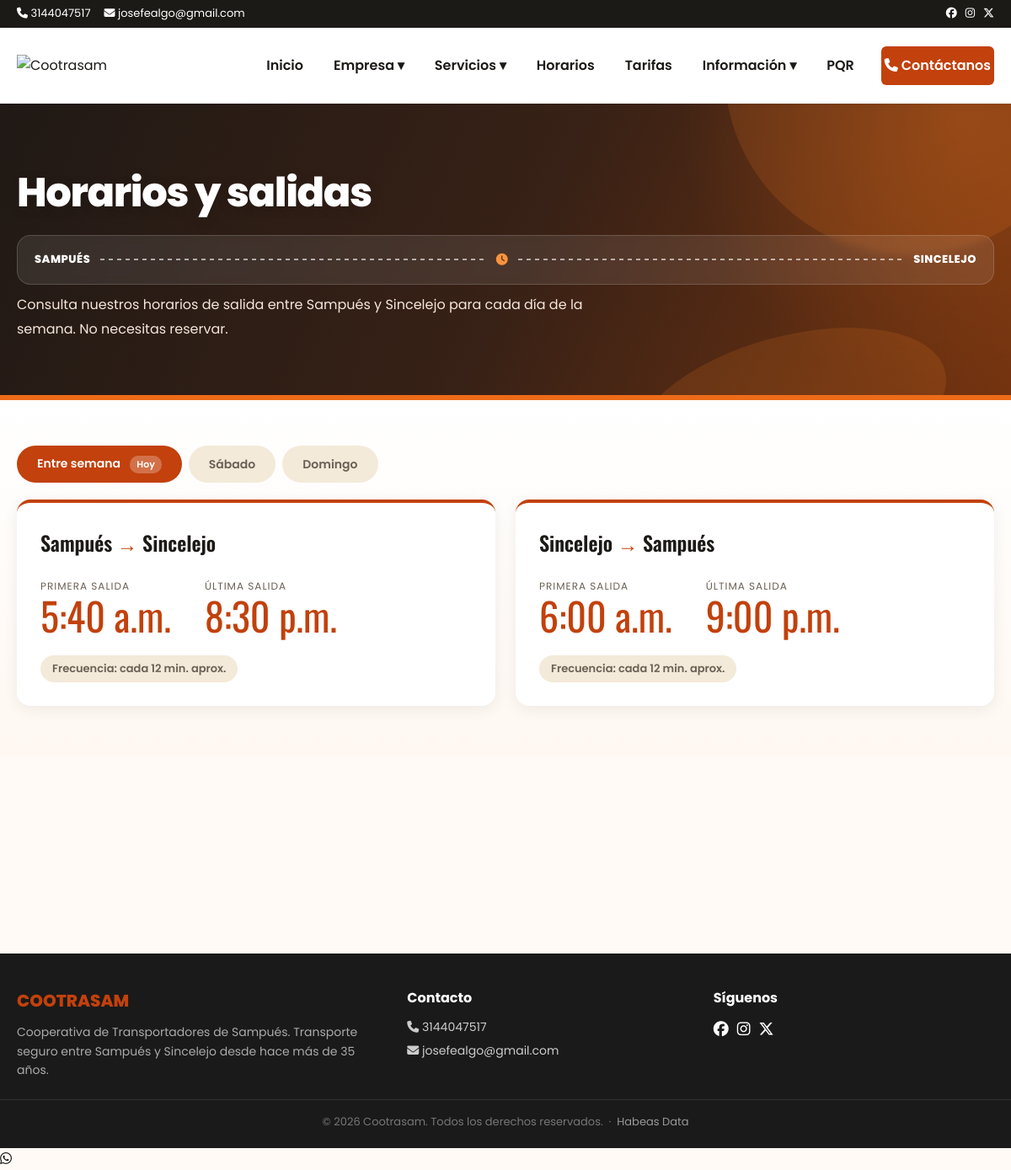
/horarios.php, run on the app's committed database.
### tables this page shows
CREATE TABLE `horarios` (
  `id` int(11) NOT NULL,
  `origen` varchar(20) NOT NULL,
  `tipo_dia` varchar(20) NOT NULL,
  `primera_salida` varchar(20) NOT NULL,
  `ultima_salida` varchar(20) NOT NULL,
  `frecuencia` varchar(50) NOT NULL
);

### horarios.php (the view, shortened to what this page needs)
<?php
require_once __DIR__ . '/conexion.php';
$datos = array(
    'semana' => array(),
    'sabado' => array(),
    'domingo' => array()
);
$resultado = $conexion->query(
    "SELECT * FROM horarios ORDER BY origen"
);
if ($resultado) {
    while ($fila = $resultado->fetch_assoc()) {
        if (isset($datos[$fila['tipo_dia']])) {
            $datos[$fila['tipo_dia']][$fila['origen']] = $fila;
        }
    }
}
$n = (int)date('N');
$dia_hoy = ($n === 6) ? 'sabado' : (($n === 7) ? 'domingo' : 'semana');
function tarjeta($datos, $tipo_dia, $origen, $destino) {
    echo '<div class="hz-card">';
    echo '<div class="hz-ruta">' . htmlspecialchars($origen, ENT_QUOTES, 'UTF-8') .
         ' <span class="hz-flecha">→</span> ' .
         htmlspecialchars($destino, ENT_QUOTES, 'UTF-8') . '</div>';
    if (isset($datos[$tipo_dia][$origen])) {
        $d = $datos[$tipo_dia][$origen];
        echo '<div class="hz-horas">';
        echo '<div><div class="hz-lab">Primera salida</div><div class="hz-big">' .
             htmlspecialchars($d['primera_salida'], ENT_QUOTES, 'UTF-8') .
             '</div></div>';
        echo '<div><div class="hz-lab">Última salida</div><div class="hz-big">' .
             htmlspecialchars($d['ultima_salida'], ENT_QUOTES, 'UTF-8') .
             '</div></div>';
        echo '</div>';
        echo '<span class="hz-chip">Frecuencia: ' .
             htmlspecialchars($d['frecuencia'], ENT_QUOTES, 'UTF-8') .
             '</span>';
    } else {
        echo '<p class="hz-pend">Este horario todavía está por confirmar. Escríbenos y te decimos.</p>';
        echo '<span class="hz-chip hz-chip-pend">Por confirmar</span>';
    }
    echo '</div>';
}
?>
<!DOCTYPE html>
<html lang="es">
<head>
<link rel="stylesheet" href="https://cdnjs.cloudflare.com/ajax/libs/font-awesome/6.5.1/css/all.min.css">
<link rel="stylesheet" href="css/variables.css">
<link rel="stylesheet" href="css/base.css">
<link rel="stylesheet" href="css/nav.css">
<link rel="stylesheet" href="css/paginas.css">
<link rel="stylesheet" href="css/reveal.css">
</head>
<body>
<?php include 'includes/header.php'; ?>
<main>
    <div class="page-banner">
        <div class="container">
            <h1>Horarios y salidas</h1>
            <div class="route-strip" style="color:#fff;">
                <span class="parada">SAMPUÉS</span>
                <span class="via"></span>
                <i class="fa-solid fa-clock"></i>
                <span class="via"></span>
                <span class="parada">SINCELEJO</span>
            </div>
            <p style="margin-top:10px;">
                Consulta nuestros horarios de salida entre Sampués y Sincelejo
                para cada día de la semana. No necesitas reservar.
            </p>
        </div>
    </div>
    <section style="padding:10px 0 60px;background:linear-gradient(180deg,#fff 0%,#fff8f2 100%);">
        <div class="container">
            <div class="hz-tabs" role="tablist">
                <button type="button"
                    class="hz-tab<?php echo $dia_hoy === 'semana' ? ' on' : ''; ?>"
                    data-dia="semana" role="tab">
                    Entre semana
                    <?php if ($dia_hoy === 'semana') echo '<span class="hz-hoy">Hoy</span>'; ?>
                </button>
                <button type="button"
                    class="hz-tab<?php echo $dia_hoy === 'sabado' ? ' on' : ''; ?>"
                    data-dia="sabado" role="tab">
                    Sábado
                </button>
                <button type="button"
                    class="hz-tab<?php echo $dia_hoy === 'domingo' ? ' on' : ''; ?>"
                    data-dia="domingo" role="tab">
                    Domingo
                </button>
            </div>
            <div class="hz-panel" id="hz-semana" role="tabpanel"
                <?php if ($dia_hoy !== 'semana') echo 'hidden'; ?>>
                <div class="hz-cards">
                    <?php
                    tarjeta($datos, 'semana', 'Sampués', 'Sincelejo');
                    ?>
                </div>
            </div>
        </div>
    </section>
</main>
<?php include 'includes/footer.php'; ?>
</body>
</html>

### css/variables.css (style rules this page uses)
:root { --color-primary: #c2410c; --color-primary-dark: #9a3412; --color-white: #ffffff; --color-dark: #1c1a17; --color-gray: #6b6155; --color-light-bg: #f3ead9; --color-accent: #55684a; --font-main: 'Poppins', sans-serif; --font-display: 'Oswald', sans-serif; --transition: 0.3s ease; --header-height: 90px; }

### css/base.css (style rules this page uses)
* { margin: 0; padding: 0; box-sizing: border-box; }
body { font-family: var(--font-main); color: var(--color-dark); line-height: 1.6; }
.container { max-width: 1200px; margin: 0 auto; padding: 0 20px; }

### css/paginas.css (style rules this page uses)
.page-banner { position: relative; overflow: hidden; background: linear-gradient(120deg, #1c1a17 0%, #3a2410 100%); color: #fff; padding: 90px 0 30px; }
.page-banner::before { content: ''; position: absolute; top: -60px; right: -60px; width: 220px; height: 220px; border-radius: 50%; background: rgba(194,65,12,0.25); }
.page-banner::after { content: ''; position: absolute; bottom: -40px; left: 10%; width: 140px; height: 140px; border-radius: 50%; background: rgba(194,65,12,0.12); }
.page-banner .container { position: relative; z-index: 2; }
.page-banner h1 { font-family: var(--font-display); font-size: 34px; font-weight: 600; margin-bottom: 6px; }
.page-banner p { color: #e6d9c8; }
.route-strip { display: flex; align-items: center; gap: 10px; margin: 18px 0; }
.route-strip .parada { font-family: var(--font-display); font-weight: 600; font-size: 13px; letter-spacing: 0.5px; white-space: nowrap; }
.route-strip .via { flex: 1; height: 2px; min-width: 40px; background-image: linear-gradient( to right, currentColor 50%, transparent 0% ); background-size: 10px 2px; background-repeat: repeat-x; opacity: 0.45; }
.route-strip .fa-bus, .route-strip .fa-box, .route-strip .fa-clock, .route-strip .fa-ticket { font-size: 14px; color: #fb923c; flex-shrink: 0; }

### css/premium-global.css (style rules this page uses)
:root { --premium-orange: #d94b08; --premium-orange-bright: #f4771d; --premium-orange-dark: #ad3606; --premium-cream: #fff7ef; --premium-cream-2: #f9ecdf; --premium-brown: #291b14; --premium-ink: #201b18; --premium-muted: #685e57; --premium-border: #f0ded0; --premium-shadow: 0 14px 36px rgba(58, 32, 18, .10); --premium-shadow-hover: 0 22px 48px rgba(58, 32, 18, .16); }
html { scroll-behavior: smooth; }
body { background: #fffaf6; color: var(--premium-ink); -webkit-font-smoothing: antialiased; }
body main { overflow: hidden; }
body main .page-banner { position: relative; overflow: hidden; background: radial-gradient( circle at 95% 5%, rgba(255, 125, 32, .23) 0, transparent 28% ), linear-gradient( 115deg, #201915 0%, #382116 52%, #74330f 100% ); padding: 78px 0 64px; border-bottom: 6px solid #ed6b18; isolation: isolate; }
body main .page-banner::before { content: ""; position: absolute; width: 440px; height: 440px; top: -260px; right: -100px; left: auto; border-radius: 50%; background: rgba(255, 128, 38, .15); }
body main .page-banner::after { content: ""; position: absolute; width: 380px; height: 180px; bottom: -110px; right: 6%; left: auto; border-radius: 50%; transform: rotate(-15deg); background: rgba(255, 133, 38, .14); }
body main .page-banner .container { position: relative; z-index: 2; }
body main .page-banner h1 { font-family: 'Poppins', sans-serif; font-size: clamp(32px, 4vw, 52px); font-weight: 800; line-height: 1.17; letter-spacing: -1.4px; color: #fff; max-width: 900px; margin: 0 0 17px; text-shadow: 0 3px 15px rgba(0,0,0,.12); }
body main .page-banner p { color: #f5e6dc; font-size: 16px; line-height: 1.8; max-width: 730px; }
body main .route-strip { display: flex; align-items: center; gap: 12px; margin: 22px 0 0; padding: 18px 20px; border-radius: 16px; background: rgba(255,255,255,.09); border: 1px solid rgba(255,255,255,.16); backdrop-filter: blur(5px); }
body main .route-strip .parada { font-family: 'Poppins', sans-serif; font-size: 13px; font-weight: 800; letter-spacing: .5px; }
body main .route-strip .via { opacity: .6; }
body main .route-strip i { color: #ff9a4a; font-size: 20px; }

### data on the page
horarios: primera_salida "5:40 a.m.", ultima_salida "8:30 p.m.", frecuencia "cada 12 min. aprox."
horarios: primera_salida "6:00 a.m.", ultima_salida "9:00 p.m.", frecuencia "cada 12 min. aprox."

### other printed values
$hdr_telefono "3144047517"
$hdr_correo "josefealgo@gmail.com"
$origen "Sampués Sincelejo"
$destino "Sincelejo Sampués"
$f_telefono "3144047517"
$f_correo "josefealgo@gmail.com"
